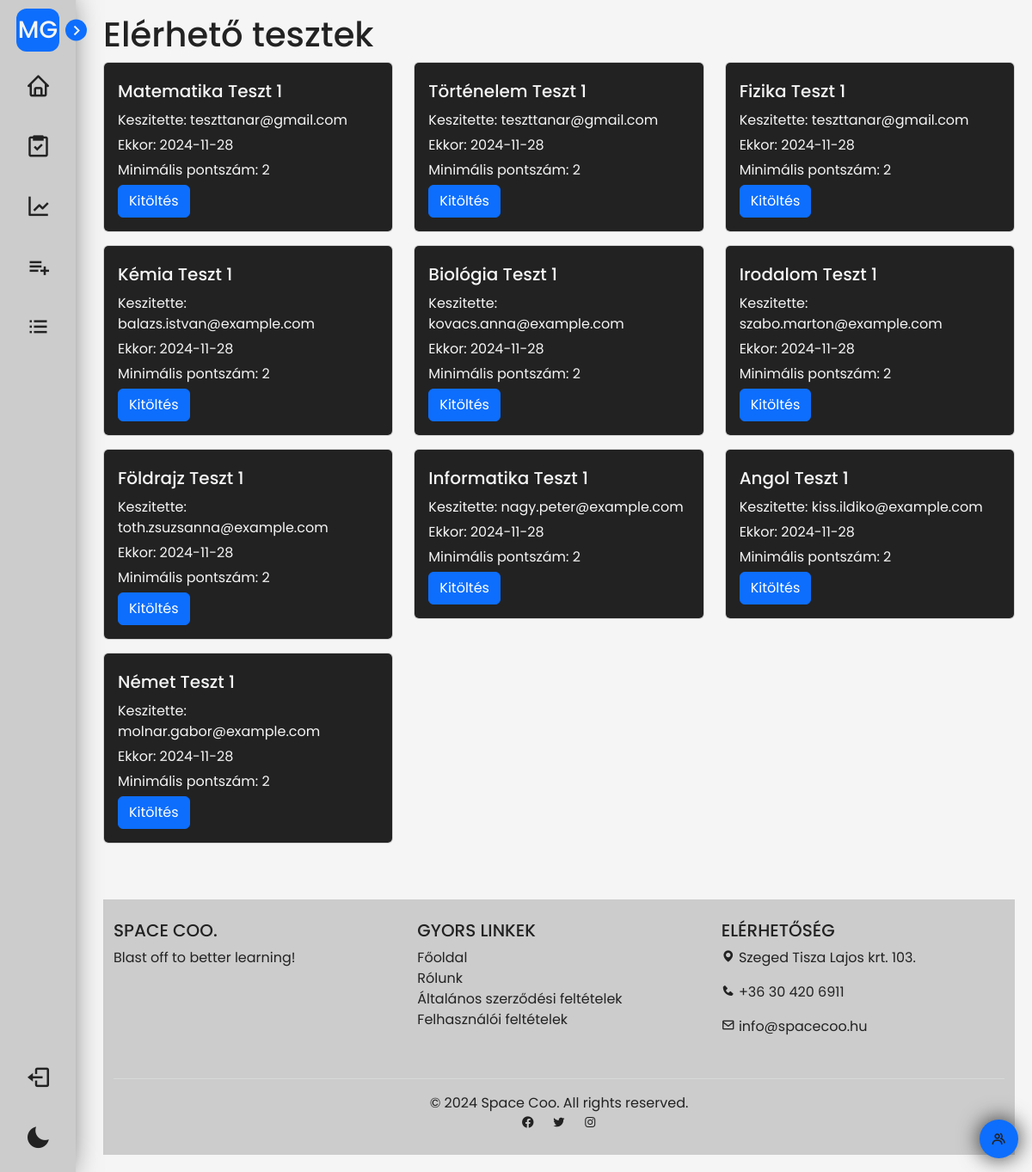
/tests_available.php (signed in), run on the app's committed database.
### tables this page shows
CREATE TABLE `tests` (
  `tid` int(11) NOT NULL,
  `t_name` varchar(255) NOT NULL,
  `date` date NOT NULL,
  `min_score` int(11) DEFAULT NULL,
  `owner` varchar(255) DEFAULT NULL
);

### classes/class.controller.test.php (called while the page is built, shortened)
<?php
class TestController extends Test {
  public static function constructDefault() {
    $instance = new self(null, null, null);
    return $instance;
  }
  public function getAllTests() {
    return $this->getTests();
  }
}

### classes/class.dbh.php (called while the page is built)
<?php
class Dbh {
    protected function connect() {
        try {
            $host = "localhost";
            $dbname = "spacecoo";
            $username = "root";
            $password = "";
            $dbh = new PDO("mysql:host=" . $host . ";dbname=" . $dbname, $username, $password);
            return $dbh;
        } catch (PDOException $e) {
            print "Error: " . $e->getMessage() . "<br/>";
            die();
        }
    }
}

### classes/class.test.php (called while the page is built, shortened)
<?php
class Test extends Dbh {
  protected function getTests() {
    $stmt = $this->connect()->prepare('SELECT * FROM tests');
    if (!$stmt->execute()) {
      $stmt = NULL;
      header('location: index.php?error=stmtfailed');
      exit();
    }
    $result = $stmt->fetchAll(PDO::FETCH_ASSOC);
    return $result;
  }
}

### tests_available.php (the view, shortened to what this page needs)
<?php
include('classes/class.dbh.php');
include('classes/class.test.php');
include('classes/class.controller.test.php');
$testController = TestController::constructDefault();
$tests = $testController->getAllTests();
include('includes/header.php');
?>
<link rel="stylesheet" href="css/tests_available.css">
<h1>Elérhető tesztek</h1>
<div class="row">
        <?php
        if (count($tests) > 0) { foreach($tests as $test) { ?>
        <div class="col-sm-12 col-md-6 col-lg-4">
            <div class="card">
            <div class="card-body">
                <div class="row">
                    <div class="col" >
                        <h5 class="card-title"><?php echo $test['t_name'] ?></h5>
                    </div>
                </div>
                <p >Keszitette: <?php echo $test['owner'] ?></p>
                <p >Ekkor: <?php echo $test['date'] ?></p>
                <p >Minimális pontszám: <?php echo $test['min_score'] ?></p>
                <form action="test.php" method="POST" style="display: inline;">
                    <button type="submit" name="open-test" class="btn btn-primary">Kitöltés</button>
                </form>
            </div>
            </div>
        </div>
        <?php }} else {?>
          <p class="description mb-5 pb-5">Jelenleg nincsenek kitölthető tesztek</p>
        <?php } ?>
    </div>
<?php include('includes/footer.php') ?>

### css/footer.css (style rules this page uses)
:root { --background-color: #f5f5f5; --text-color: #222222; --primary-accent: #0d6efd; --secondary-accent: #cccccc; --border-color: #e0e0e0; --highlight-color: #0056b3; }

### css/index.css (style rules this page uses)
:root { --background-color: #f5f5f5; --text-color: #222222; --primary-accent: #0d6efd; --secondary-accent: #cccccc; --border-color: #e0e0e0; --highlight-color: #0056b3; --correct-color: green; --incorrect-color: red; }
* { padding: 0; margin: 0; box-sizing: border-box; text-decoration: none; font-family: Poppins, sans-serif; color: var(--text-color); }
body { background-color: var(--background-color); padding: 20px; padding-left: 120px; transition: all 0.2s ease-in-out; }
* { scrollbar-width: thin; scrollbar-color: var(--primary-accent) var(--secondary-accent); }
h1 { color: var(--text-color); }
.card-body p, .card-body h5 { color: var(--background-color); margin: 5px 0px; }
.card-body { background-color: var(--text-color); border: 0px; transition: all 0.2s ease-in-out; border-radius: 5px; }
.card { margin-bottom: 15px; }

### data on the page
tests: t_name "Matematika Teszt 1", owner "teszttanar@gmail.com", date "2024-11-28", min_score "2"
tests: t_name "Történelem Teszt 1", owner "teszttanar@gmail.com", date "2024-11-28", min_score "2"
tests: t_name "Fizika Teszt 1", owner "teszttanar@gmail.com", date "2024-11-28", min_score "2"
tests: t_name "Kémia Teszt 1", owner "balazs.istvan@example.com", date "2024-11-28", min_score "2"
tests: t_name "Biológia Teszt 1", owner "kovacs.anna@example.com", date "2024-11-28", min_score "2"
tests: t_name "Irodalom Teszt 1", owner "szabo.marton@example.com", date "2024-11-28", min_score "2"
tests: t_name "Földrajz Teszt 1", owner "toth.zsuzsanna@example.com", date "2024-11-28", min_score "2"
tests: t_name "Informatika Teszt 1", owner "nagy.peter@example.com", date "2024-11-28", min_score "2"
tests: t_name "Angol Teszt 1", owner "kiss.ildiko@example.com", date "2024-11-28", min_score "2"
tests: t_name "Német Teszt 1", owner "molnar.gabor@example.com", date "2024-11-28", min_score "2"

### other printed values
explode(" ", $_SESSION["userName"])[0][0] "M"
explode(" ", $_SESSION["userName"])[1][0] "G"
